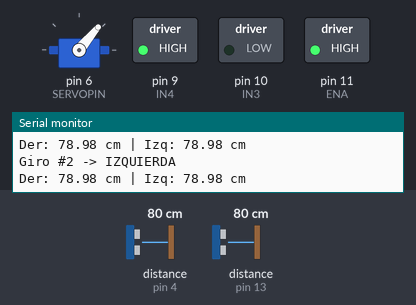
Bench run of a sketch on a simulated Arduino Uno, built with avr-gcc and run on an emulated ATmega328P. Parts: servo, switched loads named in the sketch (green lamp = pin HIGH), the last lines printed to the serial monitor. Wiring (inferred from the names in the program): 2 × ultrasonic range finder: trigger pin 2, echo pin 4 / trigger pin 12, echo pin 13. Inputs (shaded band) come from the test bench; at power-on: distance to the obstacle (sensors on pin 4, pin 13) 80 cm. The echo pulse lasts 58.3 µs per cm; pins used as bus, display or sensor lines are not drawn.

Above: at 1.2 s.
1.3 s: distance to the obstacle (sensor on pin 4) set to 18 cm
At 1.3 s:
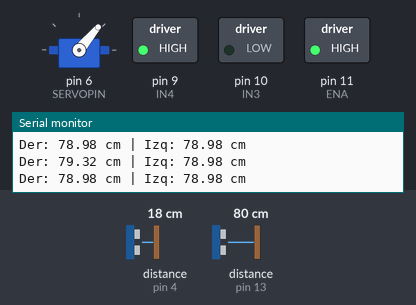
4.3 s: distance to the obstacle (sensor on pin 13) set to 23 cm
5.8 s: distance to the obstacle (sensor on pin 13) set to 18 cm
At 6.3 s:
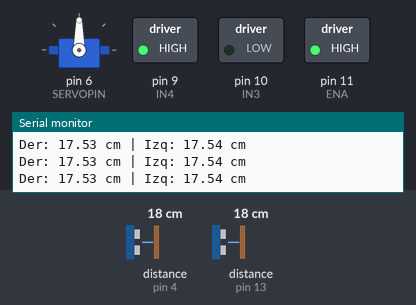
7.3 s: distance to the obstacle (sensor on pin 4) set to 23 cm
At 7.7 s:
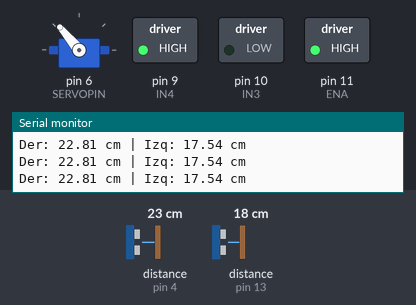
8.8 s: distance to the obstacle (sensor on pin 4) set to 2 cm
At 9.3 s:
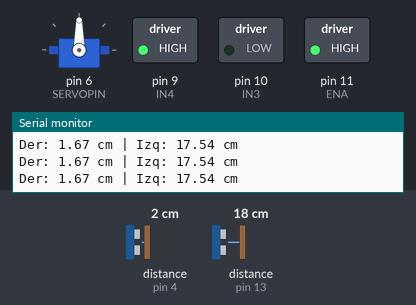
Timing chart, 0 to 11.3 s (numbered marks = the images above; inputs shaded):
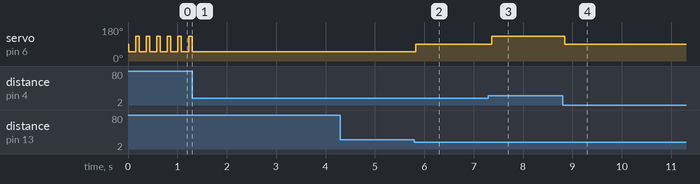

Measured:
- the behaviour switches between 21 and 20 cm on distance to the obstacle (sensor on pin 13) (found by bisection; images 1 and 2)
- the behaviour switches between 20 and 21 cm on distance to the obstacle (sensor on pin 4) (found by bisection; images 2 and 3)
- after the input at 1.3 s, servo on pin 6 (SERVOPIN): stops changing and stays 50°
- after the input at 5.8 s, servo on pin 6 (SERVOPIN): 50° → 90° at once
- after the input at 7.3 s, servo on pin 6 (SERVOPIN): 90° → 130° after 0.06 s
- after the input at 8.8 s, servo on pin 6 (SERVOPIN): 130° → 90° at once
- by itself, servo on pin 6 (SERVOPIN): alternates 130° for 0.07 s and 50° for 0.14 s

The sketch:

RobotVueltas__1_.ino
```cpp
/*
  Robot seguidor de pasillo con giro hacia aberturas,
  contador de vueltas y detección de sentido de giro
  (2 sensores ultrasónicos: derecho e izquierdo).

  Lógica de movimiento:
   - Si ambos sensores detectan pared cerca (distancia <= UMBRAL_GIRO)
     el robot sigue recto.
   - Si un sensor detecta una abertura (distancia > UMBRAL_GIRO), el
     robot gira hacia ESE lado (hacia el espacio libre).
   - Si hay abertura en ambos lados a la vez, gira hacia el que tenga
     MÁS espacio.

  Conteo de giros, vueltas y sentido:
   - Cada giro nuevo (empezar a girar, o cambiar de lado sin pasar por
     recto) suma +1 al total Y al contador de su propia dirección
     (derecha o izquierda), con un debounce por tiempo para que el
     ruido del sensor no cuente el mismo giro dos veces.
   - Cada 4 giros = 1 vuelta completa. Al cerrar la vuelta se informa
     cuántos giros fueron a la derecha, cuántos a la izquierda, y el
     sentido aproximado de esa vuelta (HORARIO si predominó la derecha,
     ANTIHORARIO si predominó la izquierda). Es una heurística por
     conteo, no una medición real de rumbo (para eso haría falta un
     giroscopio/IMU o encoders).
   - Al llegar a 3 vueltas completas, el robot se detiene por completo.
*/

#include <Servo.h>
#include <Arduino.h>

// ---------------- Pines de sensores ultrasónicos ----------------
const int TRIG_DER = 2;
const int ECHO_DER = 4;
const int TRIG_IZQ = 12;
const int ECHO_IZQ = 13;

// ---------------- Pines del driver L298N ----------------
const int ENA = 11;
const int IN3 = 10;
const int IN4 = 9;

// ---------------- Servo de dirección ----------------
const int SERVOPIN = 6;
Servo myServo;

// Límites mecánicos seguros del servo
const int SERVO_MIN_SEGURO = 20;
const int SERVO_MAX_SEGURO = 160;

// ---------------- Velocidades (PWM 0-255) ----------------
const int VEL_RECTA = 255; // máxima velocidad en línea recta
const int VEL_CURVA = 255; // máxima velocidad también al girar

// ---------------- Ángulos de dirección ----------------
const int ANGULO_RECTO = 90;
const int ANGULO_IZQ   = 50;
const int ANGULO_DER   = 130;

// ---------------- Umbral de decisión de giro ----------------
// Si la distancia leída supera este valor, ese lado tiene una
// ABERTURA (espacio para girar). Rango pedido: 20-30 cm; se dejó el
// extremo más sensible (20). Subilo hasta 30 si gira muy pronto.
const float UMBRAL_GIRO = 20.0;

// Distancia asumida cuando el sensor NO recibe eco (timeout): no hay
// pared en rango, o sea que HAY espacio -> nunca se trata como 0.
const float DISTANCIA_SIN_ECO = 400.0;

// ---------------- Conteo de giros, vueltas y sentido ----------------
const int GIROS_POR_VUELTA = 4;
const int VUELTAS_PARA_DETENER = 3;
const unsigned long TIEMPO_MINIMO_ENTRE_GIROS = 500; // ms, evita doble conteo por ruido

int contadorGiros = 0;        // giros acumulados en la vuelta actual (0-4)
int vueltasCompletas = 0;

int girosDerechaVuelta = 0;   // giros a la derecha en la vuelta actual
int girosIzquierdaVuelta = 0; // giros a la izquierda en la vuelta actual

int totalGirosDerecha = 0;    // giros a la derecha en todo el recorrido
int totalGirosIzquierda = 0;  // giros a la izquierda en todo el recorrido

bool robotDetenido = false;
unsigned long tiempoUltimoGiro = 0;

enum EstadoMovimiento { RECTO, GIRANDO_IZQ, GIRANDO_DER };
EstadoMovimiento estadoAnterior = RECTO;

float der, izq;

void moverServo(int angulo) {
  angulo = constrain(angulo, SERVO_MIN_SEGURO, SERVO_MAX_SEGURO);
  myServo.write(angulo);
}

// Fuerza la polaridad de avance en el puente H. Se llama en setup() y en
// cada vuelta del loop() para que el sentido de marcha quede reafirmado
// todo el tiempo, y no dependa de que "nadie más lo toque".
void asegurarAdelante() {
  digitalWrite(IN3, LOW);
  digitalWrite(IN4, HIGH);
}

void setup() {
  Serial.begin(9600);
  pinMode(TRIG_DER, OUTPUT);
  pinMode(ECHO_DER, INPUT);
  pinMode(TRIG_IZQ, OUTPUT);
  pinMode(ECHO_IZQ, INPUT);
  pinMode(ENA, OUTPUT);
  pinMode(IN3, OUTPUT);
  pinMode(IN4, OUTPUT);

  myServo.attach(SERVOPIN);
  moverServo(ANGULO_RECTO);

  asegurarAdelante();
  analogWrite(ENA, VEL_RECTA);
}

float leerDistancia(int trigPin, int echoPin) {
  digitalWrite(trigPin, LOW);
  delayMicroseconds(2);
  digitalWrite(trigPin, HIGH);
  delayMicroseconds(10);
  digitalWrite(trigPin, LOW);
  long duracion = pulseIn(echoPin, HIGH, 25000); // timeout 25 ms (~4.2 m)
  if (duracion == 0) return DISTANCIA_SIN_ECO;    // sin eco = espacio libre
  return duracion * 0.034 / 2;
}

void irRecto() {
  moverServo(ANGULO_RECTO);
  analogWrite(ENA, VEL_RECTA);
}

void girarIzquierda() {
  moverServo(ANGULO_IZQ);
  analogWrite(ENA, VEL_CURVA);
}

void girarDerecha() {
  moverServo(ANGULO_DER);
  analogWrite(ENA, VEL_CURVA);
}

void detenerRobot() {
  analogWrite(ENA, 0);
  digitalWrite(IN3, LOW);
  digitalWrite(IN4, LOW);
  moverServo(ANGULO_RECTO);
}

void imprimirResumenFinal() {
  Serial.println(F(">>> 3 vueltas completas. Robot detenido."));
  Serial.print(F("Total giros derecha: "));
  Serial.println(totalGirosDerecha);
  Serial.print(F("Total giros izquierda: "));
  Serial.println(totalGirosIzquierda);
}

// Registra un giro nuevo indicando su dirección (GIRANDO_DER o GIRANDO_IZQ)
void registrarGiro(EstadoMovimiento direccion) {
  contadorGiros++;

  if (direccion == GIRANDO_DER) {
    girosDerechaVuelta++;
    totalGirosDerecha++;
    Serial.print(F("Giro #")); Serial.print(contadorGiros); Serial.println(F(" -> DERECHA"));
  } else {
    girosIzquierdaVuelta++;
    totalGirosIzquierda++;
    Serial.print(F("Giro #")); Serial.print(contadorGiros); Serial.println(F(" -> IZQUIERDA"));
  }

  if (contadorGiros >= GIROS_POR_VUELTA) {
    contadorGiros = 0;
    vueltasCompletas++;

    Serial.print(F(">>> Vuelta completa #")); Serial.print(vueltasCompletas);
    Serial.print(F(" | Derecha: ")); Serial.print(girosDerechaVuelta);
    Serial.print(F(" Izquierda: ")); Serial.print(girosIzquierdaVuelta);
    Serial.print(F(" | Sentido: "));
    if (girosDerechaVuelta > girosIzquierdaVuelta) {
      Serial.println(F("HORARIO"));
    } else if (girosIzquierdaVuelta > girosDerechaVuelta) {
      Serial.println(F("ANTIHORARIO"));
    } else {
      Serial.println(F("INDEFINIDO (empate)"));
    }

    girosDerechaVuelta = 0;
    girosIzquierdaVuelta = 0;

    if (vueltasCompletas >= VUELTAS_PARA_DETENER) {
      robotDetenido = true;
      detenerRobot();
      imprimirResumenFinal();
    }
  }
}

void loop() {
  if (robotDetenido) return;

  asegurarAdelante(); // refuerzo: nunca reversa, siempre avanzando

  der = leerDistancia(TRIG_DER, ECHO_DER);
  izq = leerDistancia(TRIG_IZQ, ECHO_IZQ);

  Serial.print(F("Der: ")); Serial.print(der);
  Serial.print(F(" cm | Izq: ")); Serial.print(izq);
  Serial.println(F(" cm"));

  bool derAbrio = der > UMBRAL_GIRO;
  bool izqAbrio = izq > UMBRAL_GIRO;

  EstadoMovimiento estadoNuevo;
  if (derAbrio && izqAbrio) {
    estadoNuevo = (der > izq) ? GIRANDO_DER : GIRANDO_IZQ; // gira hacia el lado con más espacio
  } else if (derAbrio) {
    estadoNuevo = GIRANDO_DER;
  } else if (izqAbrio) {
    estadoNuevo = GIRANDO_IZQ;
  } else {
    estadoNuevo = RECTO; // pared cerca en ambos lados -> recto
  }

  if (estadoNuevo == RECTO) {
    irRecto();
  } else if (estadoNuevo == GIRANDO_DER) {
    girarDerecha();
  } else {
    girarIzquierda();
  }

  // Cuenta un giro nuevo al empezar a girar, o al cambiar de lado sin pasar por recto
  if (estadoNuevo != RECTO && estadoNuevo != estadoAnterior) {
    unsigned long ahora = millis();
    if (ahora - tiempoUltimoGiro >= TIEMPO_MINIMO_ENTRE_GIROS) {
      registrarGiro(estadoNuevo);
      tiempoUltimoGiro = ahora;
    }
  }
  estadoAnterior = estadoNuevo;

  delay(60);
}
```
